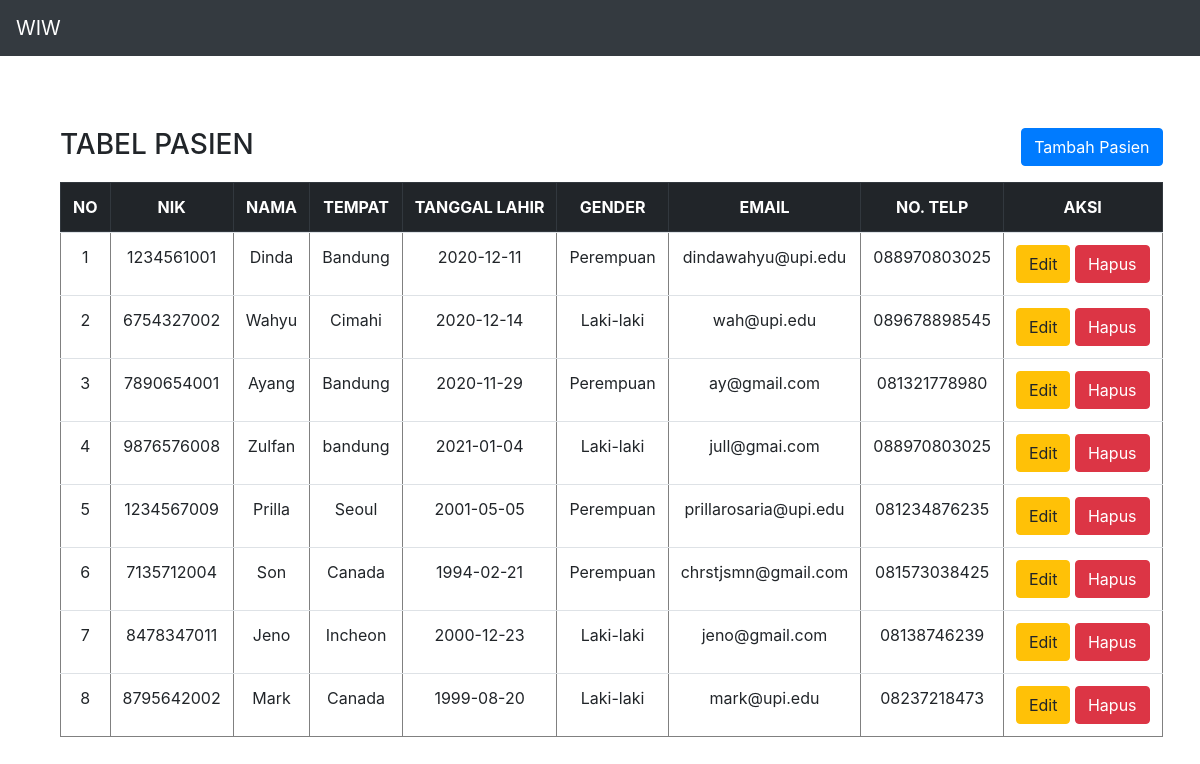
The page / on the database its author committed.
### tables this page shows
CREATE TABLE `pasien` (
  `id` int(11) NOT NULL,
  `nik` varchar(100) NOT NULL,
  `nama` varchar(100) NOT NULL,
  `tempat` varchar(100) NOT NULL,
  `tl` varchar(100) NOT NULL,
  `gender` varchar(10) NOT NULL,
  `email` varchar(100) NOT NULL,
  `telp` varchar(100) NOT NULL
);

### presenter/ProsesPasien.php (called while the page is built, shortened)
<?php
class ProsesPasien implements KontrakPresenter
{
	private $tabelpasien;
	private $data = [];
	function __construct()
	{
		try {
			$db_host = "localhost";
			$db_user = "root";
			$db_password = "";
			$db_name = "db_pasien";
			$this->tabelpasien = new TabelPasien($db_host, $db_user, $db_password, $db_name);
			$this->data = array();
		} catch (Exception $e) {
			echo "wiw error" . $e->getMessage();
		}
	}
	function prosesDataPasien()
	{
		try {
			$this->tabelpasien->open();
			$this->tabelpasien->getPasien();
			while ($row = $this->tabelpasien->getResult()) {
				$this->data[] = $row;
			}
		} catch (Exception $e) {
			echo "wiw error part 2" . $e->getMessage();
		}
	}
	function getId($i)
	{
		return $this->data[$i]['id'];
	}
	function getNik($i)
	{
		return $this->data[$i]['nik'];
	}
	function getNama($i)
	{
		return $this->data[$i]['nama'];
	}
	function getTempat($i)
	{
		return $this->data[$i]['tempat'];
	}
	function getTl($i)
	{
		return $this->data[$i]['tl'];
	}
	function getGender($i)
	{
		return $this->data[$i]['gender'];
	}
	function getEmail($i)
	{
		return $this->data[$i]['email'];
	}
	function getTelp($i)
	{
		return $this->data[$i]['telp'];
	}
	function getSize()
	{
		return sizeof($this->data);
	}
}

### index.php (called while the page is built, shortened)
<?php
include("model/Template.class.php");
include("model/DB.php");
include("view/TampilPasien.php");
$tp = new TampilPasien();
$data = $tp->tampil();

### model/DB.php (called while the page is built, shortened)
<?php
class DB
{
	var $db_host = '';
	var $db_user = '';
	var $db_password = '';
	var $db_name = '';
	var $db_link = '';
	function __construct($db_host = '', $db_user = '', $db_password = '', $db_name = '')
	{
		$this->db_host = $db_host;
		$this->db_user = $db_user;
		$this->db_password = $db_password;
		$this->db_name = $db_name;
	}
	function open()
	{
		$this->db_link = mysqli_connect($this->db_host, $this->db_user, $this->db_password, $this->db_name);
	}
	function execute($query = "")
	{
		$this->result = mysqli_query($this->db_link, $query);
		return $this->result;
	}
}

### model/TabelPasien.class.php (called while the page is built, shortened)
<?php
class TabelPasien extends DB
{
	function getPasien()
	{
		$query = "SELECT * FROM pasien";
		return $this->execute($query);
	}
}

### view/TampilPasien.php (the view, shortened to what this page needs)
<?php
include("presenter/ProsesPasien.php");
class TampilPasien implements KontrakView
{
	private $prosespasien;
	function __construct()
	{
		$this->prosespasien = new ProsesPasien();
	}
	function tampil()
	{
		$this->prosespasien->prosesDataPasien();
		$data = null;
		for ($i = 0; $i < $this->prosespasien->getSize(); $i++) {
			$no = $i + 1;
			$data .= "<tr>
			<td>" . $no . "</td>
			<td>" . $this->prosespasien->getNik($i) . "</td>
			<td>" . $this->prosespasien->getNama($i) . "</td>
			<td>" . $this->prosespasien->getTempat($i) . "</td>
			<td>" . $this->prosespasien->getTl($i) . "</td>
			<td>" . $this->prosespasien->getGender($i) . "</td>
			<td>" . $this->prosespasien->getEmail($i) . "</td>
			<td>" . $this->prosespasien->getTelp($i) . "</td>
			<td>
			<a href='index.php?id_edit=" . $this->prosespasien->getId($i) .  "' class='btn btn-warning' '>Edit</a>
            <a href='index.php?id_hapus=" . $this->prosespasien->getId($i) . "' class='btn btn-danger' '>Hapus</a>
			</td>";
		}
	}
}

### model/Template.class.php (shortened to what this page needs)
<?php
class Template{
	var $content = '';
	function __construct($filename = ''){
		$this->content = implode('', @file($filename));
	}
	function clear(){
		$this->content = preg_replace("/DATA_[A-Z|_|0-9]+/", "", $this->content);
	}
	function write(){
		print $this->content;
	}
	function replace($old = '', $new = ''){
		if(is_int($new)){
			$value = sprintf("%d", $new);
		}elseif(is_float($new)){
			$value = sprintf("%f", $new);
		}elseif(is_array($new)){
			$value = '';
			foreach( $new as $item){
				$value .= $item. '';
			}
		}else{
			$value = $new;
		}
		$this->content = preg_replace("/$old/",  $value, $this->content);
	}
}

### rows shown on the page
pasien: no "1", nik "1234561001", nama "Dinda", tempat "Bandung", tl "2020-12-11", gender "Perempuan", email "dindawahyu@upi.edu", telp "088970803025"
pasien: no "2", nik "6754327002", nama "Wahyu", tempat "Cimahi", tl "2020-12-14", gender "Laki-laki", email "wah@upi.edu", telp "089678898545"
pasien: no "3", nik "7890654001", nama "Ayang", tempat "Bandung", tl "2020-11-29", gender "Perempuan", email "ay@gmail.com", telp "081321778980"
pasien: no "4", nik "9876576008", nama "Zulfan", tempat "bandung", tl "2021-01-04", gender "Laki-laki", email "jull@gmai.com", telp "088970803025"
pasien: no "5", nik "1234567009", nama "Prilla", tempat "Seoul", tl "2001-05-05", gender "Perempuan", email "prillarosaria@upi.edu", telp "081234876235"
pasien: no "6", nik "7135712004", nama "Son", tempat "Canada", tl "1994-02-21", gender "Perempuan", email "chrstjsmn@gmail.com", telp "081573038425"
pasien: no "7", nik "8478347011", nama "Jeno", tempat "Incheon", tl "2000-12-23", gender "Laki-laki", email "jeno@gmail.com", telp "08138746239"
pasien: no "8", nik "8795642002", nama "Mark", tempat "Canada", tl "1999-08-20", gender "Laki-laki", email "mark@upi.edu", telp "08237218473"

### other values the page prints
$this->content "WIW TABEL PASIEN Tambah Pasien NO NIK NAMA TEMPAT TANGGAL LAHIR GENDER EMAIL NO. TELP AKSI"
